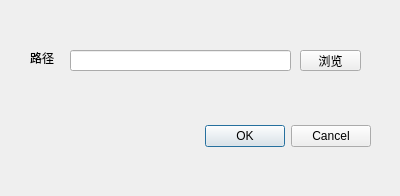
<?xml version="1.0" encoding="UTF-8"?>
<ui version="4.0">
 <class>DlgPathSetting</class>
 <widget class="QDialog" name="DlgPathSetting">
  <property name="geometry">
   <rect>
    <x>0</x>
    <y>0</y>
    <width>400</width>
    <height>196</height>
   </rect>
  </property>
  <property name="windowTitle">
   <string>Dialog</string>
  </property>
  <widget class="QDialogButtonBox" name="buttonBox">
   <property name="geometry">
    <rect>
     <x>30</x>
     <y>120</y>
     <width>341</width>
     <height>32</height>
    </rect>
   </property>
   <property name="orientation">
    <enum>Qt::Horizontal</enum>
   </property>
   <property name="standardButtons">
    <set>QDialogButtonBox::Cancel|QDialogButtonBox::Ok</set>
   </property>
  </widget>
  <widget class="QLabel" name="label">
   <property name="geometry">
    <rect>
     <x>30</x>
     <y>50</y>
     <width>51</width>
     <height>16</height>
    </rect>
   </property>
   <property name="text">
    <string>路径</string>
   </property>
  </widget>
  <widget class="QLineEdit" name="linePath">
   <property name="enabled">
    <bool>true</bool>
   </property>
   <property name="geometry">
    <rect>
     <x>70</x>
     <y>50</y>
     <width>221</width>
     <height>21</height>
    </rect>
   </property>
   <property name="focusPolicy">
    <enum>Qt::NoFocus</enum>
   </property>
  </widget>
  <widget class="QPushButton" name="btnSelect">
   <property name="geometry">
    <rect>
     <x>300</x>
     <y>50</y>
     <width>61</width>
     <height>21</height>
    </rect>
   </property>
   <property name="text">
    <string>浏览</string>
   </property>
  </widget>
 </widget>
 <resources/>
 <connections>
  <connection>
   <sender>buttonBox</sender>
   <signal>accepted()</signal>
   <receiver>DlgPathSetting</receiver>
   <slot>accept()</slot>
   <hints>
    <hint type="sourcelabel">
     <x>248</x>
     <y>254</y>
    </hint>
    <hint type="destinationlabel">
     <x>157</x>
     <y>274</y>
    </hint>
   </hints>
  </connection>
  <connection>
   <sender>buttonBox</sender>
   <signal>rejected()</signal>
   <receiver>DlgPathSetting</receiver>
   <slot>reject()</slot>
   <hints>
    <hint type="sourcelabel">
     <x>316</x>
     <y>260</y>
    </hint>
    <hint type="destinationlabel">
     <x>286</x>
     <y>274</y>
    </hint>
   </hints>
  </connection>
 </connections>
</ui>
